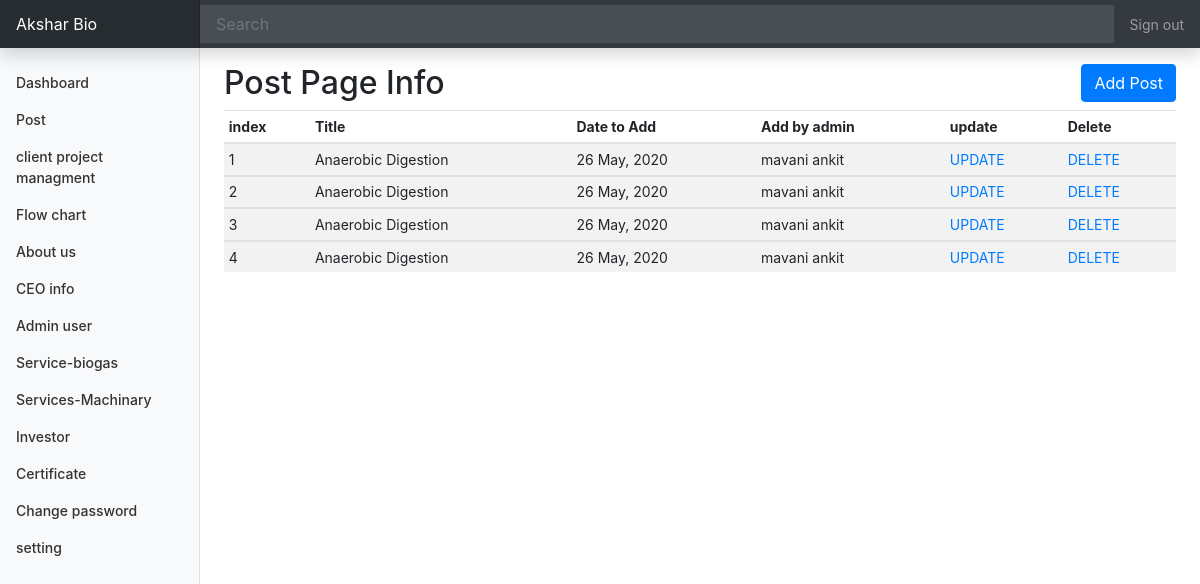
/Admin/post.php (signed in), run on the app's committed database.
### tables this page shows
CREATE TABLE `post` (
  `post_id` int(10) NOT NULL,
  `post_title` varchar(30) NOT NULL,
  `post_desc` text NOT NULL,
  `post_image` varchar(30) NOT NULL,
  `post_date` varchar(30) NOT NULL,
  `post_add_by` varchar(30) NOT NULL,
  `post_rank` int(10) NOT NULL
);

### Admin/post.php (the view, shortened to what this page needs)
<!doctype html>
<html lang="en">
<?php include "header.php"; ?>
<body>
    <?php include "nav-bar.php"; ?>
    <div class="container-fluid">
        <div class="row">
            <?php include "slide-bar.php"; ?>
            <main role="main" class="col-md-9 ml-sm-auto col-lg-10 px-md-4">
                <div class="row mt-3">
                    <h2 class="col-6">Post Page Info</h2>
                    <div class="col-6 text-right"> <a class="btn btn-primary text-right" href="add-post.php"
                            role="button">Add
                            Post</a></div>
                </div>
                <div class="table-responsive">
                    <table class="table table-striped table-sm">
                        <?php
                        include "config.php";
                        $sql = "SELECT * FROM post ORDER BY post_id DESC";
                        $result = mysqli_query($conn, $sql) or die("Query Failed.");
                        if (mysqli_num_rows($result) > 0) {
                            $index = 1;
                        ?>
                        <thead>
                            <tr>
                                <th>index</th>
                                <th>Title</th>
                                <th>Date to Add</th>
                                <th>Add by admin</th>
                                <th>update</th>
                                <th>Delete</th>
                            </tr>
                        </thead>
                        <?php while ($row = mysqli_fetch_assoc($result)) { ?>
                        <tbody>
                            <tr>
                                <td><?php echo $index;
                                            $index++; ?></td>
                                <td><?php echo $row['post_title'] ?></td>
                                <td><?php echo $row['post_date'] ?></td>
                                <td><?php echo $row['post_add_by'] ?></td>
                                <td><a href="update-post.php?id=<?php echo $row['post_id']; ?>">UPDATE</a></td>
                                <td><a onclick="return confirm('Please click on OK to continue.');"
                                        href="delete-post.php?id=<?php echo $row['post_id']; ?>">DELETE</a></td>
                            </tr>
                        </tbody><?php } ?>
                        <?php } else {
                            echo "<h3>No Results Found.</h3>";
                        } ?>
                    </table>
            </main>
        </div>
    </div>
</body>
</html>

### Admin/design/dashboard.css (style rules this page uses)
body { font-size: .875rem; }

### data on the page
post: post_title "Anaerobic Digestion", post_date "26 May, 2020", post_add_by "mavani ankit"
post: post_title "Anaerobic Digestion", post_date "26 May, 2020", post_add_by "mavani ankit"
post: post_title "Anaerobic Digestion", post_date "26 May, 2020", post_add_by "mavani ankit"
post: post_title "Anaerobic Digestion", post_date "26 May, 2020", post_add_by "mavani ankit"
